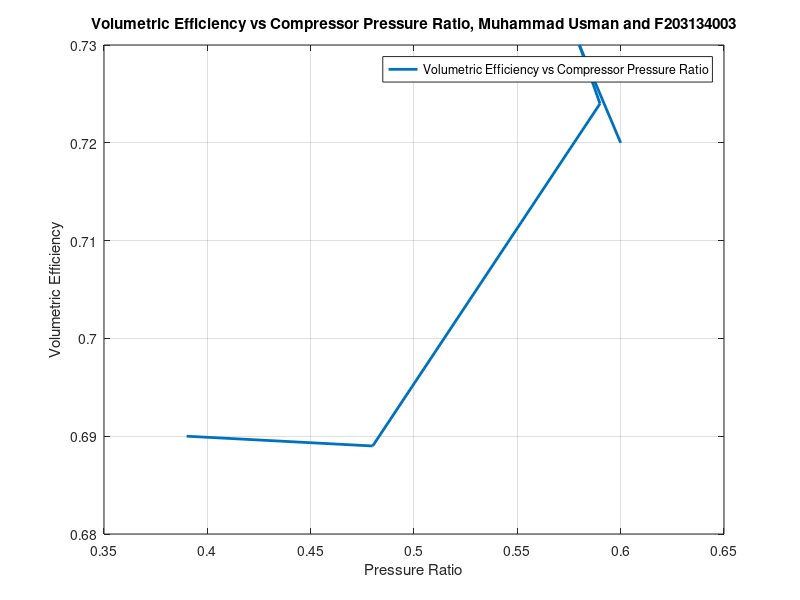

The MATLAB script that drew this image:
% Thermodynmaics Lab 
% Student Name: "Enter Your Student Name"
% Student ID: "Enter Your Student ID"
% Lab 02: To Analyse the variation in volumetric efficiency with compressor pressure ratio

% Graphs
% Draw a Graph between the Volumetric Efficency and Pressure Ratio 
% Given Data
Pressure_Ratio = [0.39, 0.48, 0.59, 0.58, 0.60];
Volumetric_Efficiency = [0.69, 0.689, 0.724, 0.73, 0.72];

% Plotting 
plot(Pressure_Ratio, Volumetric_Efficiency, 'Linewidth', 2);

% Cutomization
xlabel ('Pressure Ratio');
ylabel ('Volumetric Efficiency');
title ('Volumetric Efficiency vs Compressor Pressure Ratio, Muhammad Usman and F203134003')
legend ('Volumetric Efficiency vs Compressor Pressure Ratio');
grid on;
